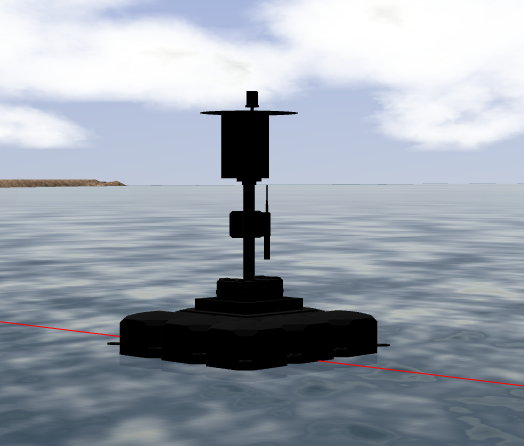
#> input picture Projects/DeepLearning/ScanTheCode/images/black_rgb.png, 524 x 446 px
$ jupyter execute --allow-errors 'Official Project Notebook.ipynb'   (shell and % lines are left out)   (Python 2 division)
#> lines starting #> are read from the running program, lines starting #| are printed output that depends on the picture; after the words box and inside, x2 and y2 are one past the last pixel; in counts of white or black regions, pixels touching at a corner belong together; long printed decimals are rounded
# Scan The Code RobotX Task
Task Description

### Libraries Used

[cell 1]
import time
import numpy as np
import cv2
from matplotlib import pyplot as plt
from matplotlib.patches import Circle
from matplotlib.patches import Rectangle
import matplotlib.image as mpimg

#This allows plots in the notebook

### Plotting Code
This notebook contains several images which will be plotted, to keep each cell as simple as possible these functions will be used to reduce redundant plotting code

[cell 2]
#Regular Plotting of multiple images
def plot_multiple(image_list):
    col = len(image_list)
    row = 1

    fig, ax = plt.subplots(row,col, figsize=(16,8))
    for i in range(len(ax)):
        ax[i].axis('off')
        ax[i].imshow(images[i])

    plt.show()

#Plotting images which color recognition is applied to
def plot_color_recognition(image_list, x, y, radius):
    col = len(image_list)
    row = 1

    fig, ax = plt.subplots(row,col, figsize=(16,8))
    for i in range(len(ax)):
        ax[i].axis('off')
        ax[i].imshow(images[i])
        if i == 2:
            ax[i].axis('on')
            circ = Circle((x,y),radius, fill = False, linewidth = 4, color = 'r')
            ax[i].add_patch(circ)

    plt.show()

def plot_color_recognition_multiple(image, coordinates, radius):
    col = 2
    row = 1

    fig, ax = plt.subplots(row,col, figsize=(16,8))
    for i in range(len(ax)):
        ax[i].axis('off')
        ax[i].imshow(image)
        if i == 1:
            ax[i].axis('on')
            print(coordinates)
            for key, value in coordinates.items():
                x = value[0]
                y = value[1]
                circ = Circle((x,y),radius[key], fill = False, linewidth = 4, color=key)
                plt.text(x,y-radius[key]-20, key, horizontalalignment='center', fontsize = 18)
                ax[i].add_patch(circ)

    plt.show()

### The Light Buoy
description

[cell 3]
# red_buoy = cv2.imread('images/Red_rgb.png')
black_buoy = mpimg.imread('images/black_rgb.png')
#> black_buoy is the input picture: shape (446, 524, 3) float32; mean R, G, B 0.601, 0.631, 0.671
red_buoy = mpimg.imread('images/Red_rgb.png')
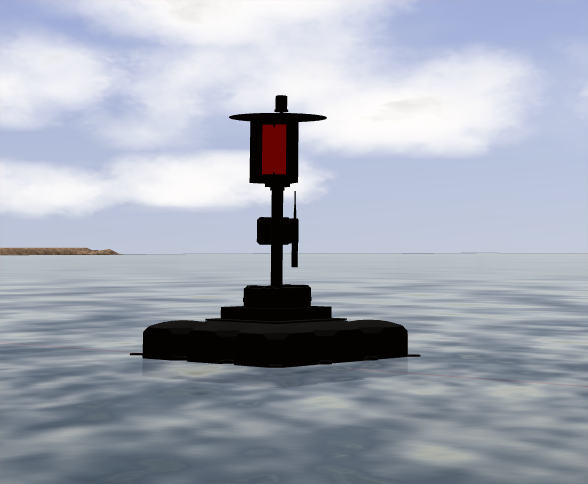
#> input picture Projects/DeepLearning/ScanTheCode/images/Red_rgb.png, 588 x 484 px
#> red_buoy is the input picture: shape (484, 588, 3) float32; mean R, G, B 0.641, 0.666, 0.714
blue_buoy = mpimg.imread('images/Blue_rgb.png')
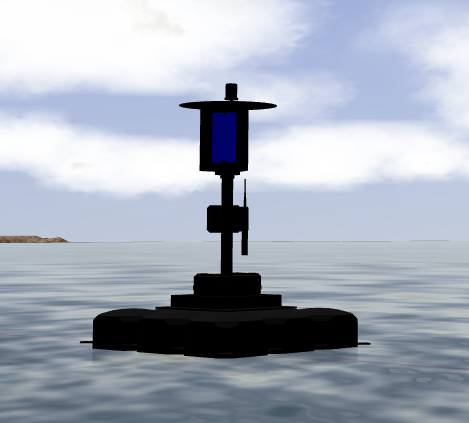
#> input picture Projects/DeepLearning/ScanTheCode/images/Blue_rgb.png, 469 x 423 px
#> blue_buoy is the input picture: shape (423, 469, 3) float32; mean R, G, B 0.652, 0.682, 0.73
yellow_buoy = mpimg.imread('images/Yellow_rgb.png')
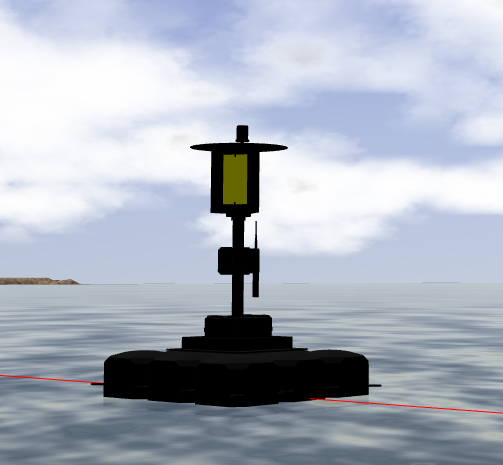
#> input picture Projects/DeepLearning/ScanTheCode/images/Yellow_rgb.png, 503 x 465 px
#> yellow_buoy is the input picture: shape (465, 503, 3) float32; mean R, G, B 0.672, 0.7, 0.747

images = [black_buoy, red_buoy, blue_buoy, yellow_buoy]
plot_multiple(images)
#> in plot_multiple, `col = len(image_list)`: col = 4
#> the loop in plot_multiple, `for i in range(len(ax)):` made 4 passes

### Color Filtering using RGB

[cell 4]
I_red = red_buoy.copy()  # Duplicate image
I_red[:, :, 1] = 0    # Zero out contribution from green
I_red[:, :, 2] = 0    # Zero out contribution from blue

I_green = red_buoy.copy()  # Duplicate image
I_green[:, :, 0] = 0    # Zero out contribution from red
I_green[:, :, 2] = 0    # Zero out contribution from blue

I_blue = red_buoy.copy()  # Duplicate image
I_blue[:, :, 1] = 0    # Zero out contribution from green
I_blue[:, :, 0] = 0    # Zero out contribution from red

images = [red_buoy, I_red, I_blue, I_green]
plot_multiple(images)
#> the loop in plot_multiple (call 2), `for i in range(len(ax)):` made 4 passes

### Color Filtering using HSV

[cell 5]
#Use opencv to load in images in HSV format
red_buoy = cv2.imread('images/Red_rgb.png')
red_buoy_hsv = cv2.cvtColor(red_buoy, cv2.COLOR_BGR2HSV)
#> red_buoy_hsv: shape (484, 588, 3); mean H, S, V 99.6, 38.9, 183

lower_red = np.array([0,50,50])
upper_red = np.array([10,255,255])

mask = cv2.inRange(red_buoy_hsv, lower_red, upper_red)
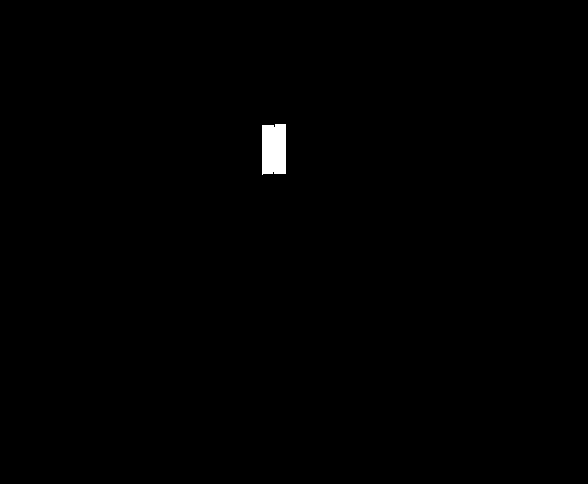
#> mask: shape (484, 588); 0.42% white; 1 white region, box (x1, y1, x2, y2) and area: (262, 124, 286, 175) 1184
res = cv2.bitwise_and(red_buoy_hsv, red_buoy_hsv, mask = mask)
#> res: shape (484, 588, 3); mean H, S, V 0, 1.1, 0.4

#Convert the images from HSV back to RGB to be plotted
red_buoy_plot = cv2.cvtColor(red_buoy, cv2.COLOR_BGR2RGB)
res_plot = cv2.cvtColor(res, cv2.COLOR_HSV2RGB)

images = [red_buoy_plot, mask, res_plot]
plot_multiple(images)

[cell 6]
blue_buoy = cv2.imread('images/Blue_rgb.png')
blue_buoy_hsv = cv2.cvtColor(blue_buoy, cv2.COLOR_BGR2HSV)
#> blue_buoy_hsv: shape (423, 469, 3); mean H, S, V 94.2, 27.7, 186.4

lower_blue = np.array([115,50,50])
upper_blue = np.array([130,255,255])

mask = cv2.inRange(blue_buoy_hsv, lower_blue, upper_blue)
#> mask: shape (423, 469); 0.6% white; 1 white region, box (x1, y1, x2, y2) and area: (212, 112, 236, 163) 1186
res = cv2.bitwise_and(blue_buoy_hsv, blue_buoy_hsv, mask = mask)
#> res: shape (423, 469, 3); mean H, S, V 0.7, 1.5, 0.6

#Convert the images from HSV back to RGB to be plotted
blue_buoy_plot = cv2.cvtColor(blue_buoy, cv2.COLOR_BGR2RGB)
res_plot = cv2.cvtColor(res, cv2.COLOR_HSV2RGB)
#> res_plot: shape (423, 469, 3)

images = [blue_buoy_plot, mask, res_plot]
plot_multiple(images)

[cell 7]
yellow_buoy = cv2.imread('images/Yellow_rgb.png')
yellow_buoy_hsv = cv2.cvtColor(yellow_buoy, cv2.COLOR_BGR2HSV)
#> yellow_buoy_hsv: shape (465, 503, 3); mean H, S, V 97, 27.8, 191.5

lower_yellow = np.array([20,100,100])
upper_yellow = np.array([30,255,255])

mask = cv2.inRange(yellow_buoy_hsv, lower_yellow, upper_yellow)
#> mask: shape (465, 503); 0.49% white; 1 white region
res = cv2.bitwise_and(yellow_buoy_hsv, yellow_buoy_hsv, mask = mask)
#> res: shape (465, 503, 3); mean H, S, V 0.1, 1.2, 0.5

#Convert the images from HSV back to RGB to be plotted
yellow_buoy_plot = cv2.cvtColor(yellow_buoy, cv2.COLOR_BGR2RGB)
res_plot = cv2.cvtColor(res, cv2.COLOR_HSV2RGB)
#> res_plot: shape (465, 503, 3)

images = [yellow_buoy_plot, mask, res_plot]
plot_multiple(images)

### Obtaining the Spatial Information of Identified Object

[cell 8]
yellow_buoy = cv2.imread('images/Yellow_rgb.png')
yellow_buoy_hsv = cv2.cvtColor(yellow_buoy, cv2.COLOR_BGR2HSV)

lower_yellow = np.array([20,100,100])
upper_yellow = np.array([30,255,255])

mask = cv2.inRange(yellow_buoy_hsv, lower_yellow, upper_yellow)
res = cv2.bitwise_and(yellow_buoy_hsv, yellow_buoy_hsv, mask = mask)

cnts = cv2.findContours(mask.copy(), cv2.RETR_EXTERNAL,
            cv2.CHAIN_APPROX_SIMPLE)[-2]
#> cnts = 1 contour; box (x1, y1, x2, y2) and area: (223, 155, 247, 204) 1065
if len(cnts) > 0:
    # find the largest contour in the mask, then use
    # it to compute the minimum enclosing circle and
    # centroid
    c = max(cnts, key=cv2.contourArea)
#> c = contour of 17 points, box (x1, y1, x2, y2) (223, 155, 247, 204), area 1065

    ((x, y), radius) = cv2.minEnclosingCircle(c)
#> x = 234.5; y = 179; radius = 26.61
    print 'Coordinates: ', x, y
#| Coordinates:  234.5 179.0
    M = cv2.moments(c)
#> M = moments, m00 1065, centre m10/m00, m01/m00 = (234.8, 179.3)
    print(radius)
#| 26.613
    radius += 15
#> radius = 41.61

yellow_buoy = cv2.cvtColor(yellow_buoy, cv2.COLOR_BGR2RGB)
images = [yellow_buoy, mask, yellow_buoy]

plot_color_recognition(images, x, y, radius)
#> in plot_color_recognition, `col = len(image_list)`: col = 3
#> the loop in plot_color_recognition, `for i in range(len(ax)):` made 3 passes

### Single Classifier for All Three Colors

[cell 9]
def color_recognition(image):
    classified, coordinates, radius_dict = {}, {}, {}

    lower_threshold = {"red": lower_red,"blue": lower_blue, "yellow": lower_yellow}
    upper_threshold = {"red": upper_red,"blue": upper_blue, "yellow": upper_yellow}

    for color in lower_threshold.keys():
        lower_color = lower_threshold[color]
        upper_color = upper_threshold[color]
        mask = cv2.inRange(image, lower_color, upper_color)
        cnts = cv2.findContours(mask.copy(), cv2.RETR_EXTERNAL,
            cv2.CHAIN_APPROX_SIMPLE)[-2]
        if len(cnts) > 0:
            c = max(cnts, key=cv2.contourArea)
            ((x, y), radius) = cv2.minEnclosingCircle(c)


            if radius > 15:
                radius += 15
                classified[color] = True
                coordinates[color] = [x, y]
                radius_dict[color] = radius
            else:
                classified[color] = False
        else:
            classified[color] = False
#> this loop made 3 passes
#> (x, y, radius) on passes 1, 3: (442.5, 408.5, 74.67), (234.5, 179, 41.61)
#> pass 1, in color_recognition, `mask = cv2.inRange(image, lower_color, upper_color)`:
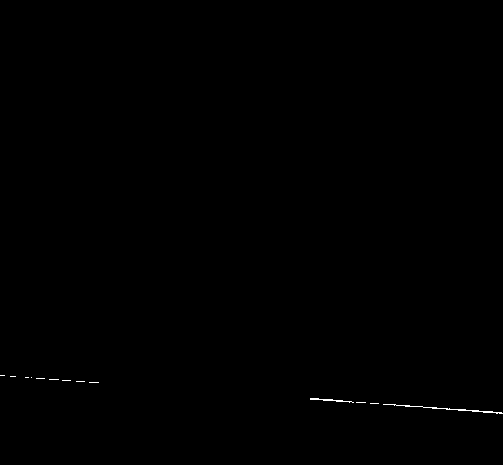
#> mask: shape (465, 503); 0.14% white in thin lines or dots, all inside (x1, y1, x2, y2) = (0, 375, 503, 414)
#> after the loop, classified = {'red': True, 'blue': False, 'yellow': True}; coordinates = {'red': [442.5, 408.5], 'yellow': [234.5, 179]}; radius_dict = {'red': 74.67, 'yellow': 41.61}

    return classified, coordinates, radius_dict

[cell 10]
classified, coordinates, radius = color_recognition(yellow_buoy_hsv)
#> classified = {'red': True, 'blue': False, 'yellow': True}; coordinates = {'red': [442.5, 408.5], 'yellow': [234.5, 179]}; radius = {'red': 74.67, 'yellow': 41.61}
print("Classified: ", classified)
#| Classified:  {'red': True, 'blue': False, 'yellow': True}
print("Coordinates: ", coordinates)
#| Coordinates:  {'red': [442.5, 408.5], 'yellow': [234.5, 179.0]}
print("Radius: ", radius)
#| Radius:  {'red': 74.670, 'yellow': 41.613}

plot_color_recognition_multiple(yellow_buoy, coordinates, radius)
#> the loop in plot_color_recognition_multiple, `for i in range(len(ax)):` made 2 passes
#| {'red': [442.5, 408.5], 'yellow': [234.5, 179.0]}
#> in plot_color_recognition_multiple, `plt.show()`:
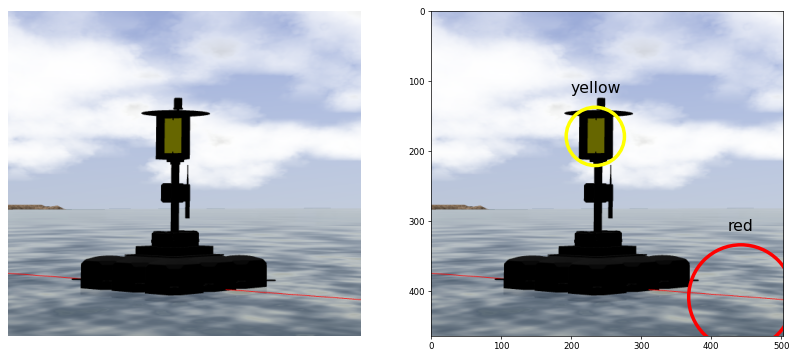
#> figure drawn by matplotlib, 2 panels

[cell 11]
classified, coordinates, radius = color_recognition(red_buoy_hsv)
#> the loop in color_recognition (call 2), `for color in lower_threshold.keys():` made 3 passes
#> (cnts, c, x, y, radius) on pass 2: (28 contours, all with area under 20, [[587, 29], [587, 30]], 587, 29.5, 0.5)
#> (x, y, radius) on pass 1: (273.5, 149, 42.52)
#> classified = {'red': True, 'blue': False, 'yellow': False}; coordinates = {'red': [273.5, 149]}; radius = {'red': 42.52}
plot_color_recognition_multiple(red_buoy_plot, coordinates, radius)
#> the loop in plot_color_recognition_multiple (call 2), `for i in range(len(ax)):` made 2 passes
#| {'red': [273.5, 149.0]}
#> in plot_color_recognition_multiple (call 2), `plt.show()`:
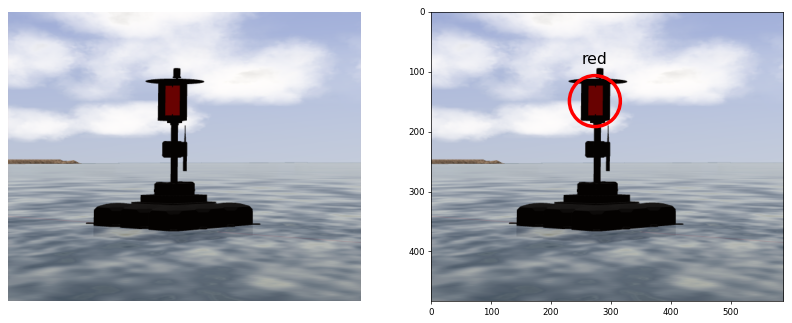
#> figure drawn by matplotlib, 2 panels

classified, coordinates, radius = color_recognition(blue_buoy_hsv)
#> classified = {'red': False, 'blue': True, 'yellow': False}; coordinates = {'blue': [223.5, 137]}; radius = {'blue': 42.52}
plot_color_recognition_multiple(blue_buoy_plot, coordinates, radius)

### Processing Colors Recognized over time
As the color recognition script identifies coolors, keep track of the colors identified (if only one color is identified) while also keeping track of their time stamp enables us to know the order the colors in the code are actually being presented.

[cell 12]
import numpy as np
def scan_the_code(colors, times):
    diff = np.asarray([])
    colors = np.asarray(colors)
    times = np.asarray(times)
    for i in range(len(times)):
        if i == 0:
            diff = np.append(diff, 0)
        else:
            diff = np.append(diff, times[i] - times[i-1])

    diff_max = np.argmax(diff) #Returns position of highest value
#     print(diff_max)
#     print(diff)
    if len(colors)-3 < diff_max: #If at end of the list, count backwards to find code.
        scan = [colors[diff_max], colors[diff_max-1], color[diff_max-2]]
    else:
        scan = [colors[diff_max], colors[diff_max+1], colors[diff_max+2]]

    return scan

[cell 13]
colors = ['red', 'blue', 'yellow','red', 'blue', 'yellow','red', 'blue']
# times =  [15234, 15235, 15237, 15238, 15239, 15242, 15243, 15244] #Will Produce Code: Yellow Red Blue
times =  [15235, 15237, 15238, 15239, 15242, 15243, 15244, 15247] #Will Produce Code: Blue Yellow Red

scanned = scan_the_code(colors, times)
# scan_the_code(colors, times)

[cell 14]
def plot_scan_the_code(scanned):
    img=mpimg.imread('images/scan_the_code_report_template.png')
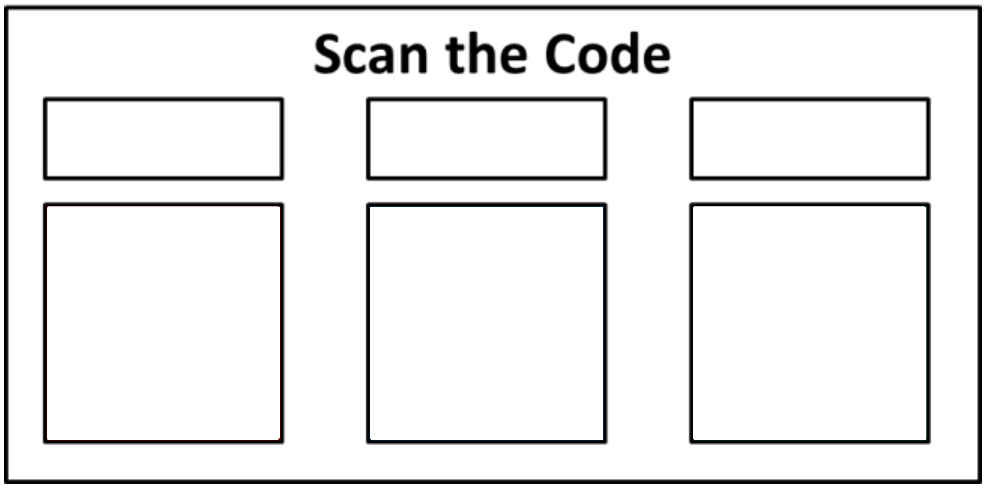
#> input picture Projects/DeepLearning/ScanTheCode/images/scan_the_code_report_template.png, 987 x 491 px
#> img is the input picture: shape (491, 987, 4) float32; mean R, G, B, A 0.924, 0.924, 0.924, 1

    fig, ax = plt.subplots(1,1, figsize=(16,8))
    ax.axis('on')
    ax.imshow(img)

    a = Rectangle([40,200], 250, 250, color=scanned[0])
    b = Rectangle([360,200], 250, 250, color=scanned[1])
    c = Rectangle([680,200], 250, 250, color=scanned[2])

    plt.text(160, 140, scanned[0], horizontalalignment='center', verticalalignment='center', fontsize=30)
    plt.text(490, 140, scanned[1], horizontalalignment='center', verticalalignment='center', fontsize=30)
    plt.text(810, 140, scanned[2], horizontalalignment='center', verticalalignment='center', fontsize=30)

    ax.add_patch(a)
    ax.add_patch(b)
    ax.add_patch(c)

    plt.show()

plot_scan_the_code(scanned)

### Adjusting Threshold Values based off Actual WAMV Camera Images

[cell 15]
lower_red = np.array([140,120,60])
upper_red = np.array([176,255,200])

lower_blue = np.array([107,170,60])
upper_blue = np.array([115,220,225])

lower_yellow = np.array([12,30,30])
upper_yellow = np.array([26,255,255])

lower_green = np.array([74,30,30])
upper_green = np.array([85,255,255])

lower_gray = np.array([108,60,60])
upper_gray = np.array([113,120,120])

def color_recognition(image):
    classified, coordinates, radius_dict = {}, {}, {}

    lower_threshold = {"red": lower_red,"blue": lower_blue, "yellow": lower_yellow, "green": lower_green, "gray": lower_gray}
    upper_threshold = {"red": upper_red,"blue": upper_blue, "yellow": upper_yellow, "green": upper_green, "gray": upper_gray}

    for color in lower_threshold.keys():
        lower_color = lower_threshold[color]
        upper_color = upper_threshold[color]
        mask = cv2.inRange(image, lower_color, upper_color)
        # [8 lines of commented-out code are left out]
        cnts = cv2.findContours(mask.copy(), cv2.RETR_EXTERNAL,
            cv2.CHAIN_APPROX_SIMPLE)[-2]
        if len(cnts) > 0:
            c = max(cnts, key=cv2.contourArea)
            ((x, y), radius) = cv2.minEnclosingCircle(c)


            if radius > 15:
                radius += 15
                classified[color] = True
                coordinates[color] = [x, y]
                radius_dict[color] = radius
            else:
                classified[color] = False
        else:
            classified[color] = False

    return classified, coordinates, radius_dict

def color_picker(image, x, y):
    return (image[y, x, 0], image[y, x, 1], image[y, x, 2])

[cell 16]
image = cv2.imread('images/5.png')
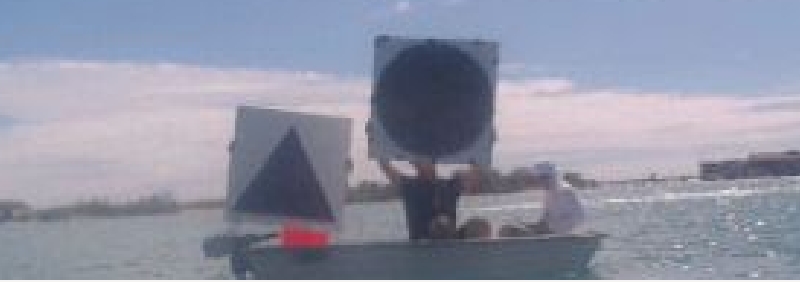
#> input picture Projects/DeepLearning/ScanTheCode/images/5.png, 800 x 282 px
#> image is the input picture: shape (282, 800, 3); mean B, G, R 165.4, 147.9, 145
image_hsv = cv2.cvtColor(image, cv2.COLOR_BGR2HSV)
#> image_hsv: shape (282, 800, 3); mean H, S, V 122.5, 39.9, 166.3

image_plot = cv2.cvtColor(image, cv2.COLOR_BGR2RGB)
classified, coordinates, radius = color_recognition(image_hsv)
#> the loop in color_recognition, `for color in lower_threshold.keys():` made 5 passes
#> (x, y, radius) on passes 1, 5: (305, 237.5, 36.99), (430.9, 88.03, 73.61)
#> pass 1, in color_recognition, `mask = cv2.inRange(image, lower_color, upper_color)`:
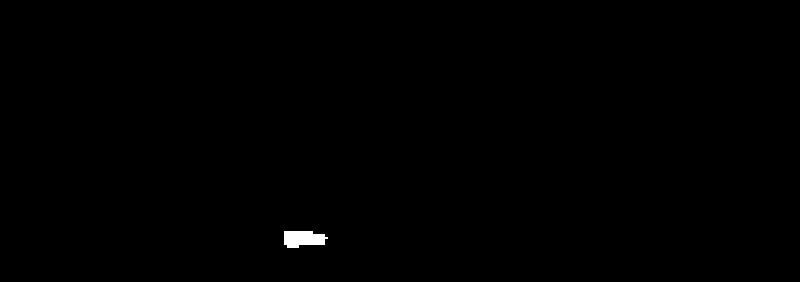
#> mask: shape (282, 800); 0.26% white; 1 white region, box (x1, y1, x2, y2) and area: (284, 231, 328, 248) 580
#> after the loop in color_recognition, `for color in lower_threshold.keys():`: classified = {'red': True, 'blue': False, 'yellow': False, 'green': False, 'gray': True}; coordinates = {'red': [305, 237.5], 'gray': [430.9, 88.03]}; radius_dict = {'red': 36.99, 'gray': 73.61}
#> coordinates = {'red': [305, 237.5], 'gray': [430.9, 88.03]}; radius = {'red': 36.99, 'gray': 73.61}
plot_color_recognition_multiple(image_plot, coordinates, radius)

# print "RGB Color: ", color_picker(image_plot, 450, 200)

image = cv2.imread('images/6.png')
#> (the rest of this cell did not finish here and is left out)
